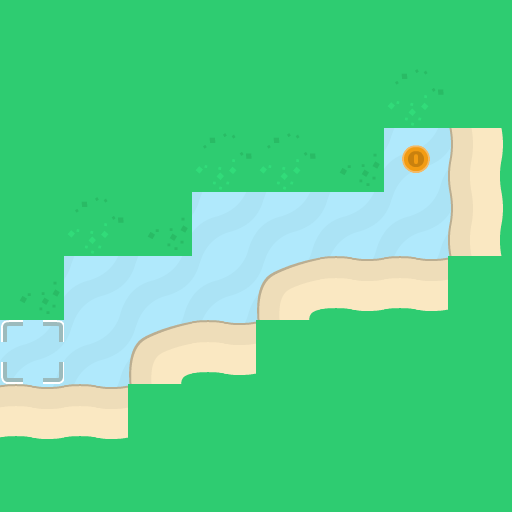

Tiled map render using the project's own tile images. Description and the whole map definition, tile-layer contents included, below:
An orthogonal 8x8 tile map with 64x64 px tiles, 3 tile layers (background, walls, objects).

<map version="1.10" tiledversion="1.11.2" orientation="orthogonal" renderorder="right-down" width="8" height="8" tilewidth="64" tileheight="64" infinite="0" nextlayerid="5" nextobjectid="1">
 <properties>
  <property name="character_bottom" value="[[16,0]]" />
  <property name="character_left" value="[[16,3]]" />
  <property name="character_right" value="[[16,2]]" />
  <property name="character_top" value="[[16,1]]" />
 </properties>
 <tileset firstgid="1" source="tiles_sheet.tsx" />
 <layer id="4" name="background" width="8" height="8">
  <data encoding="csv">
77,77,77,77,77,77,77,77,
77,77,77,77,77,77,77,77,
77,77,77,77,77,77,77,77,
77,77,77,77,77,77,77,77,
77,77,77,77,77,77,77,77,
77,77,77,77,77,77,77,77,
77,77,77,77,77,77,77,77,
77,77,77,77,77,77,77,77
</data>
 </layer>
 <layer id="1" name="walls" width="8" height="8">
  <data encoding="csv">
24,24,24,24,24,24,24,24,
24,24,24,24,24,24,41,24,
24,24,24,41,41,42,0,23,
24,41,42,0,0,0,0,23,
42,0,0,0,6,7,7,24,
0,0,6,7,24,24,24,24,
7,7,24,24,24,24,24,24,
24,24,24,24,24,24,24,24
</data>
 </layer>
 <layer id="3" name="objects" width="8" height="8">
  <data encoding="csv">
0,0,0,0,0,0,0,0,
0,0,0,0,0,0,0,0,
0,0,0,0,0,0,85,0,
0,0,0,0,0,0,0,0,
0,0,0,0,0,0,0,0,
102,0,0,0,0,0,0,0,
0,0,0,0,0,0,0,0,
0,0,0,0,0,0,0,0
</data>
 </layer>
</map>
